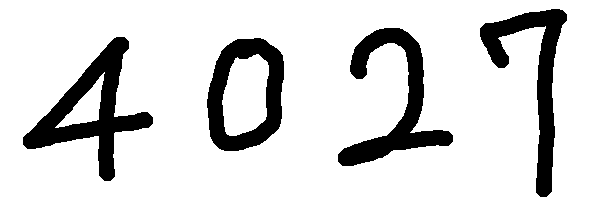
#> input picture day04/img/4027.png, 600 x 200 px, found by its file name; its folder holds 5 pictures in this run
$ python Morphological_Gradient.py
#> lines starting #> are read from the running program, lines starting #| are printed output that depends on the picture; after the words box and inside, x2 and y2 are one past the last pixel; in counts of white or black regions, pixels touching at a corner belong together
import urllib.request
import os
import numpy as np
import cv2 as cv

def get_sample(filename, repo='insightbook'):
    if not os.path.exists(filename):
        if repo == 'insightbook':
            url = f"https://raw.githubusercontent.com/dltpdn/insightbook.opencv_project_python/master/img/{filename}"
        else:  # opencv 공식
            url = f"https://raw.githubusercontent.com/opencv/opencv/master/samples/data/{filename}"
        urllib.request.urlretrieve(url, filename)
    return filename

img = cv.imread(get_sample('4027.png'))
#> img is the input picture: shape (200, 600, 3); 84.3% white; 4 black regions, box (x1, y1, x2, y2) and area: (23, 37, 153, 181) 5516, (338, 28, 453, 166) 4745, (480, 9, 567, 197) 4447, (207, 38, 284, 151) 4153
gray = cv.cvtColor(img, cv.COLOR_BGR2GRAY)

# 이미지 반전 (흰색 배경 + 검정글씨 -> 검정 배경 + 흰색글씨 )
inverted = cv.bitwise_not(gray)
kernel = cv.getStructuringElement(cv.MORPH_CROSS, (5,5))

eroded = cv.erode(inverted, kernel, iterations=1)
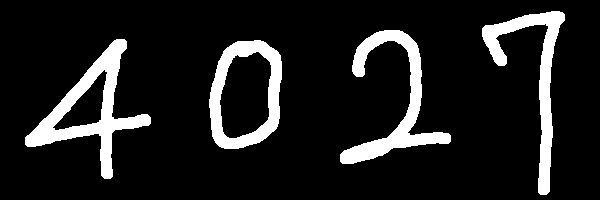
#> eroded: shape (200, 600); 12% white; 4 white regions, box (x1, y1, x2, y2) and area: (25, 39, 151, 179) 4313, (340, 30, 451, 164) 3642, (482, 11, 565, 195) 3318, (209, 40, 282, 149) 3158
dialed = cv.dilate(inverted, kernel, iterations=1)
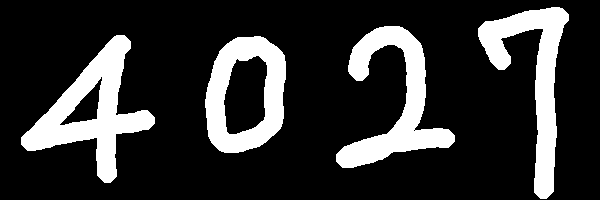
#> dialed: shape (200, 600); 19.4% white; 4 white regions, box (x1, y1, x2, y2) and area: (21, 35, 155, 183) 6715, (336, 26, 455, 168) 5863, (478, 7, 569, 199) 5591, (205, 36, 286, 153) 5148
opened = cv.morphologyEx(inverted, cv.MORPH_OPEN, kernel)
closed = cv.morphologyEx(inverted, cv.MORPH_CLOSE, kernel)
#> closed: shape (200, 600); 15.8% white; 4 white regions, box (x1, y1, x2, y2) and area: (23, 37, 153, 181) 5551, (338, 28, 453, 166) 4754, (480, 9, 567, 197) 4458, (207, 38, 284, 151) 4157
gradient = cv.morphologyEx(inverted, cv.MORPH_GRADIENT, kernel)
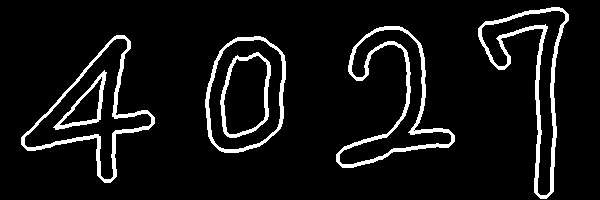
#> gradient: shape (200, 600); 7.4% white; 6 white regions, box (x1, y1, x2, y2) and area: (478, 7, 569, 199) 2273, (336, 26, 455, 168) 2221, (21, 35, 155, 183) 1820, (205, 36, 286, 153) 1172, (220, 52, 271, 138) 818, (53, 70, 107, 130) 582


cv.imshow("Original", img)
cv.imshow("Inverted", inverted)
cv.imshow("Erosion", eroded)
cv.imshow("Dilation", dialed)
cv.imshow("opening", opened)
cv.imshow("closing", closed)
cv.imshow("gradiant", gradient)

cv.waitKey(0)
cv.destroyAllWindows()
